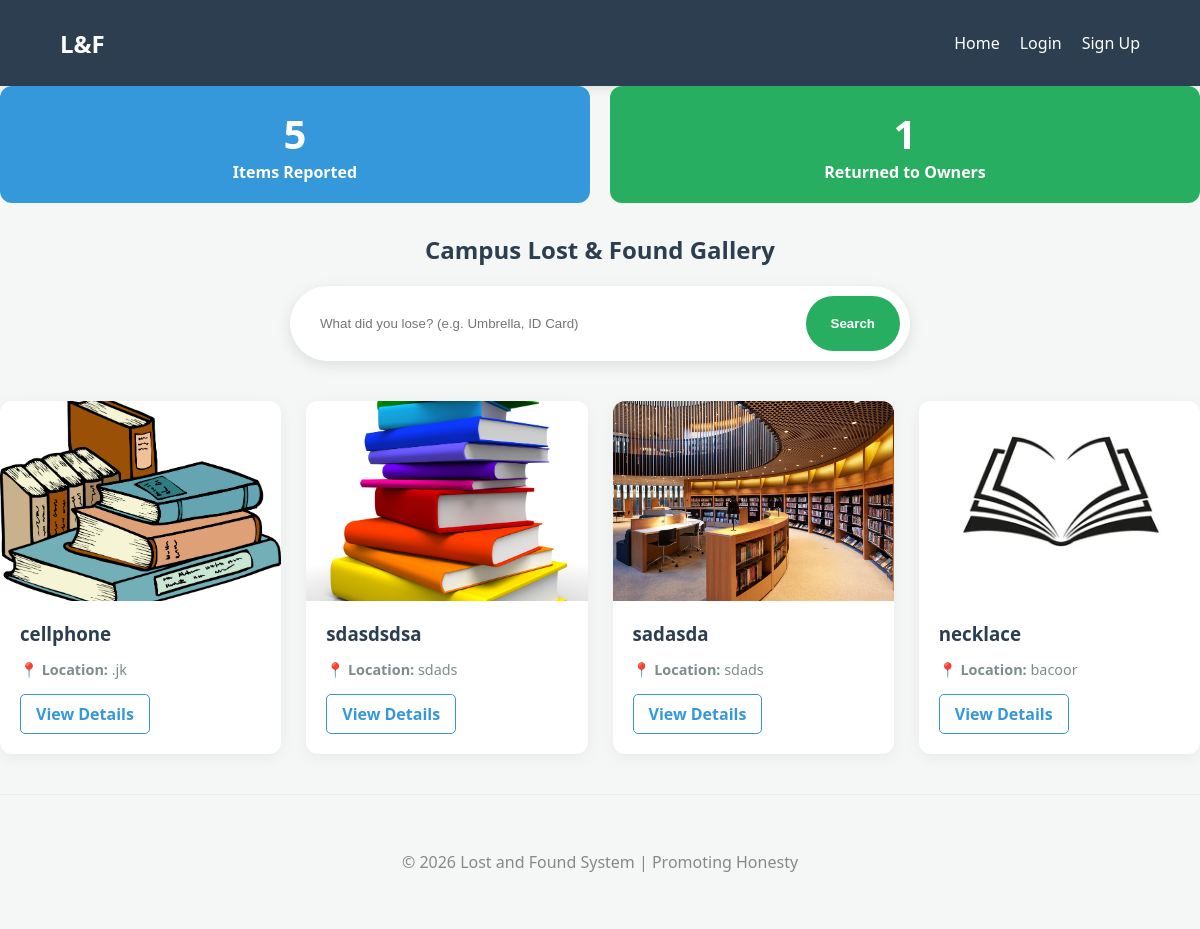
The page / on the database its author committed.
### app/models.py (models this page shows)
class Item(models.Model):
    title = models.CharField(max_length=100)
    image = models.ImageField(upload_to='items/')
    founder = models.ForeignKey(settings.AUTH_USER_MODEL, on_delete=models.CASCADE)

### app/views.py (the view)
# urls.py: path('', ItemListView.as_view(), name='item_list'),
class ItemListView(ListView):
    model = Item
    template_name = 'app/item_list.html'
    context_object_name = 'items'
    def get_queryset(self):
        query = self.request.GET.get('q')
        queryset = Item.objects.filter(is_recovered=False).order_by('-date_found')
        if query:
            queryset = queryset.filter(title__icontains=query)
        return queryset
    def get_context_data(self, **kwargs):
        context = super().get_context_data(**kwargs)
        context['total_found'] = Item.objects.count()
        context['total_recovered'] = Item.objects.filter(is_recovered=True).count()
        return context

### app/templates/app/item_list.html
{% extends 'base.html' %}
{% block content %}
<section class="container">
    <div class="stats-container">
        <div class="stat-card" style="background: #3498db;">
            <h2 style="font-size: 2.5rem; margin: 0;">{{ total_found }}</h2>
            <p style="margin: 0; font-weight: bold;">Items Reported</p>
        </div>
        <div class="stat-card" style="background: #27ae60;">
            <h2 style="font-size: 2.5rem; margin: 0;">{{ total_recovered }}</h2>
            <p style="margin: 0; font-weight: bold;">Returned to Owners</p>
        </div>
    </div>
    <div class="search-section" style="margin-bottom: 40px; text-align: center;">
        <h1 style="color: #2c3e50; margin-bottom: 20px;">Campus Lost & Found Gallery</h1>
        <form method="GET" action="{% url 'item_list' %}" style="max-width: 600px; margin: 0 auto; display: flex; gap: 10px; background: white; padding: 10px; border-radius: 50px; box-shadow: 0 4px 15px rgba(0,0,0,0.1);">
            <input type="text" name="q" placeholder="What did you lose? (e.g. Umbrella, ID Card)" style="flex: 1; border: none; padding: 10px 20px; outline: none; border-radius: 50px;">
            <button type="submit" style="width: auto; border-radius: 50px; padding: 10px 25px;">Search</button>
        </form>
    </div>
    <div class="item-grid">
        {% for item in items %}
            <div class="item-card">
                <div style="height: 200px; overflow: hidden;">
                    <img src="{{ item.image.url }}" alt="{{ item.title }}" style="width: 100%; height: 100%; object-fit: cover;">
                </div>
                <div class="item-info" style="padding: 20px;">
                    <h3 style="margin: 0 0 10px 0; color: #2c3e50;">{{ item.title }}</h3>
                    <p style="color: #7f8c8d; font-size: 0.9em; margin-bottom: 15px;">
                        📍 <strong>Location:</strong> {{ item.location_found }}
                    </p>
                    <a href="{% url 'item_detail' item.pk %}" class="btn-link" style="color: #3498db; text-decoration: none; font-weight: bold; border: 1px solid #3498db; padding: 8px 15px; border-radius: 5px; display: inline-block;">
                        View Details
                    </a>
                </div>
            </div>
        {% empty %}
            <div style="grid-column: 1 / -1; text-align: center; padding: 50px; background: white; border-radius: 12px;">
                <p style="color: #95a5a6; font-size: 1.2rem;">No items found matching your search.</p>
                <a href="{% url 'item_list' %}" style="color: #3498db;">View all items</a>
            </div>
        {% endfor %}
    </div>
</section>
{% endblock %}

### static/css/style.css (style rules this page uses)
:root { --primary-navy: #2c3e50; --accent-green: #27ae60; --accent-blue: #3498db; --light-gray: #f4f7f6; --text-dark: #333; --white: #ffffff; }
body { font-family: 'Segoe UI', Arial, sans-serif; background-color: var(--light-gray); color: var(--text-dark); margin: 0; }
.stats-container { display: grid; grid-template-columns: repeat(auto-fit, minmax(200px, 1fr)); gap: 20px; margin-bottom: 30px; }
.stat-card { padding: 20px; border-radius: 12px; color: white; text-align: center; }
.item-grid { display: grid; grid-template-columns: repeat(auto-fill, minmax(280px, 1fr)); gap: 25px; }
.item-card { background: var(--white); border-radius: 12px; overflow: hidden; box-shadow: 0 4px 15px rgba(0,0,0,0.05); transition: transform 0.3s; }
.item-card img { width: 100%; height: 200px; object-fit: cover; }
.item-info { padding: 15px; }
input, textarea, select { width: 100%; padding: 12px; margin: 10px 0; border: 1px solid #ddd; border-radius: 6px; box-sizing: border-box; }
button { background: var(--accent-green); color: white; padding: 12px 25px; border: none; border-radius: 6px; cursor: pointer; font-weight: bold; width: 100%; }

### rows shown on the page
Item: image (picture), title "cellphone", location_found ".jk"
Item: image (picture), title "sdasdsdsa", location_found "sdads"
Item: image (picture), title "sadasda", location_found "sdads"
Item: image (picture), title "necklace", location_found "bacoor"

### other values the page prints
{{ total_found }} "5"
{{ total_recovered }} "1"
